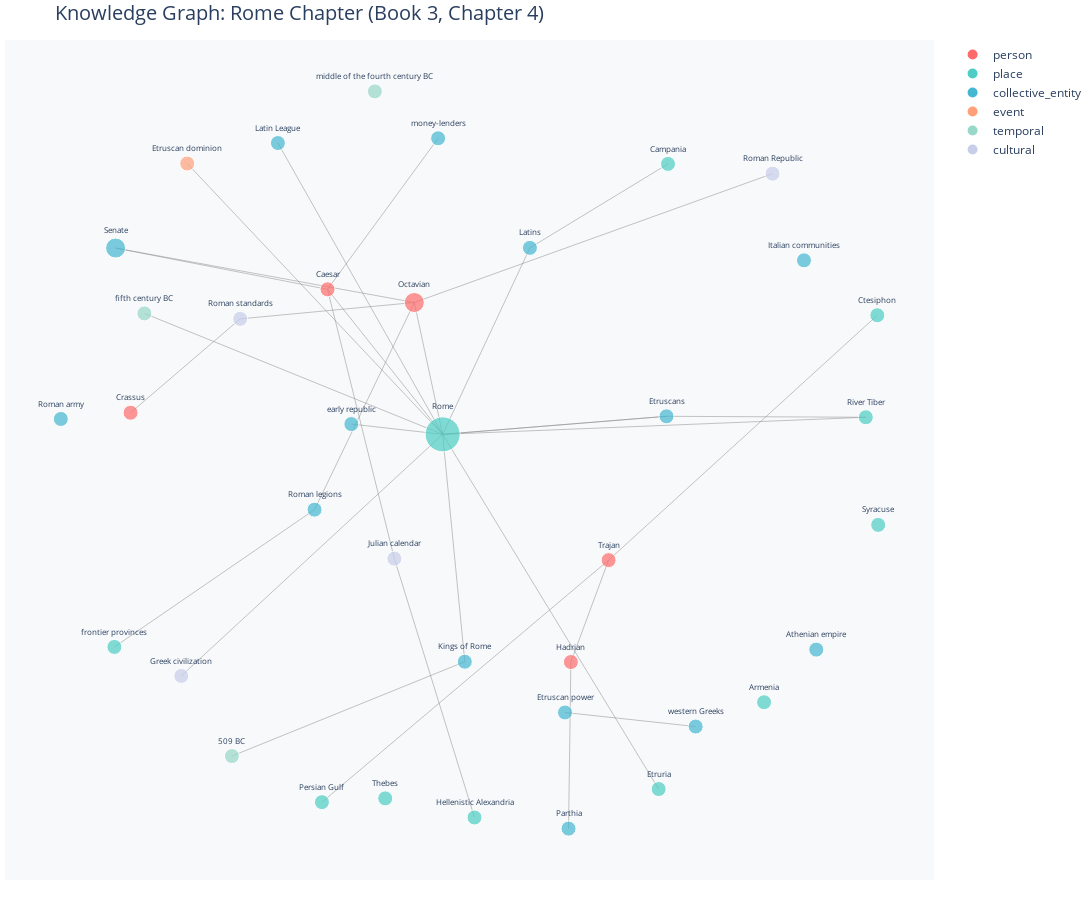

Write notebook code for a chart like this one.
### Markdown cell above
# Graph Construction

Build knowledge graph with NetworkX using normalized entities and relationships

### Code cell
import plotly.graph_objects as go
import numpy as np

def visualize_knowledge_graph(G: nx.DiGraph, width: int = 1200, height: int = 800):
    """
    Create an interactive Plotly visualization of the knowledge graph.
    
    Args:
        G: NetworkX DiGraph
        width: Figure width in pixels
        height: Figure height in pixels
    """
    # Compute layout using spring layout
    pos = nx.spring_layout(G, k=0.5, iterations=50, seed=42)
    
    # Define colors for each entity type
    type_colors = {
        'person': '#FF6B6B',        # Red
        'place': '#4ECDC4',         # Teal
        'collective_entity': '#45B7D1',  # Blue
        'event': '#FFA07A',         # Light orange
        'temporal': '#98D8C8',      # Mint
        'cultural': '#C7CEEA',      # Lavender
    }
    
    # Create edge traces
    edge_traces = []
    for edge in G.edges():
        source_id, target_id = edge
        x0, y0 = pos[source_id]
        x1, y1 = pos[target_id]
        
        # Create edge line
        edge_trace = go.Scatter(
            x=[x0, x1, None],
            y=[y0, y1, None],
            mode='lines',
            line=dict(width=0.5, color='#888'),
            hoverinfo='none',
            showlegend=False
        )
        edge_traces.append(edge_trace)
    
    # Create node trace
    node_x = []
    node_y = []
    node_text = []
    node_colors = []
    node_sizes = []
    
    for node_id in G.nodes():
        x, y = pos[node_id]
        node_x.append(x)
        node_y.append(y)
        
        # Get node data
        node_data = G.nodes[node_id]
        name = node_data['name']
        entity_type = node_data['type']
        subtype = node_data.get('subtype', '')
        occurrence_count = node_data['occurrence_count']
        
        # Node color by type
        node_colors.append(type_colors.get(entity_type, '#CCCCCC'))
        
        # Node size by occurrence count (scaled)
        node_sizes.append(10 + (occurrence_count * 5))
        
        # Hover text
        hover_text = f"<b>{name}</b><br>"
        hover_text += f"Type: {entity_type}"
        if subtype:
            hover_text += f" ({subtype})"
        hover_text += f"<br>Occurrences: {occurrence_count}"
        hover_text += f"<br>Connections: {G.degree(node_id)}"
        
        if node_data.get('attributes'):
            hover_text += f"<br>Attributes: {node_data['attributes']}"
        
        node_text.append(hover_text)
    
    node_trace = go.Scatter(
        x=node_x,
        y=node_y,
        mode='markers+text',
        text=[G.nodes[node_id]['name'] for node_id in G.nodes()],
        textposition='top center',
        textfont=dict(size=8),
        hovertext=node_text,
        hoverinfo='text',
        marker=dict(
            size=node_sizes,
            color=node_colors,
            line=dict(width=1, color='white')
        ),
        showlegend=False
    )
    
    # Create legend traces (one per entity type)
    legend_traces = []
    for entity_type, color in type_colors.items():
        legend_trace = go.Scatter(
            x=[None],
            y=[None],
            mode='markers',
            marker=dict(size=10, color=color),
            name=entity_type,
            showlegend=True
        )
        legend_traces.append(legend_trace)
    
    # Create figure
    fig = go.Figure(
        data=edge_traces + [node_trace] + legend_traces,
        layout=go.Layout(
            title=dict(
                text="Knowledge Graph: Rome Chapter (Book 3, Chapter 4)",
                font=dict(size=20)
            ),
            showlegend=True,
            hovermode='closest',
            margin=dict(b=20, l=5, r=5, t=40),
            xaxis=dict(showgrid=False, zeroline=False, showticklabels=False),
            yaxis=dict(showgrid=False, zeroline=False, showticklabels=False),
            width=width,
            height=height,
            plot_bgcolor='#F8F9FA'
        )
    )
    
    return fig

# Create and display the visualization
fig = visualize_knowledge_graph(kg, width=1400, height=900)
fig.show()

print("\nVisualization tips:")
print("- Hover over nodes to see entity details")
print("- Node size = occurrence count")
print("- Node color = entity type (see legend)")
print("- Drag to pan, scroll to zoom")
print("- Click legend items to show/hide entity types")

### Figure 1 — Plotly figure (JSON) as saved in the notebook; plotly's stock layout.template omitted (floating-point values rounded to 4 significant figures)
{"data": [{"hoverinfo": "none", "line": {"color": "#888", "width": 0.5}, "mode": "lines", "showlegend": false, "type": "scatter", "x": [0.466, 0.9285, null], "y": [0.1545, 0.152, null]}, {"hoverinfo": "none", "line": {"color": "#888", "width": 0.5}, "mode": "lines", "showlegend": false, "type": "scatter", "x": [0.466, -0.05361, null], "y": [0.1545, 0.1075, null]}, {"hoverinfo": "none", "line": {"color": "#888", "width": 0.5}, "mode": "lines", "showlegend": false, "type": "scatter", "x": [-0.05361, 0.9285, null], "y": [0.1075, 0.152, null]}, {"hoverinfo": "none", "line": {"color": "#888", "width": 0.5}, "mode": "lines", "showlegend": false, "type": "scatter", "x": [-0.05361, 0.1489, null], "y": [0.1075, 0.5928, null]}, {"hoverinfo": "none", "line": {"color": "#888", "width": 0.5}, "mode": "lines", "showlegend": false, "type": "scatter", "x": [-0.05361, -0.00218, null], "y": [0.1075, -0.4841, null]}, {"hoverinfo": "none", "line": {"color": "#888", "width": 0.5}, "mode": "lines", "showlegend": false, "type": "scatter", "x": [-0.05361, -0.6464, null], "y": [0.1075, 0.8123, null]}, {"hoverinfo": "none", "line": {"color": "#888", "width": 0.5}, "mode": "lines", "showlegend": false, "type": "scatter", "x": [-0.05361, 0.466, null], "y": [0.1075, 0.1545, null]}, {"hoverinfo": "none", "line": {"color": "#888", "width": 0.5}, "mode": "lines", "showlegend": false, "type": "scatter", "x": [-0.05361, 0.4477, null], "y": [0.1075, -0.8154, null]}, {"hoverinfo": "none", "line": {"color": "#888", "width": 0.5}, "mode": "lines", "showlegend": false, "type": "scatter", "x": [-0.05361, -0.6601, null], "y": [0.1075, -0.521, null]}, {"hoverinfo": "none", "line": {"color": "#888", "width": 0.5}, "mode": "lines", "showlegend": false, "type": "scatter", "x": [-0.05361, -0.7458, null], "y": [0.1075, 0.4222, null]}, {"hoverinfo": "none", "line": {"color": "#888", "width": 0.5}, "mode": "lines", "showlegend": false, "type": "scatter", "x": [-0.05361, -0.4359, null], "y": [0.1075, 0.8656, null]}, {"hoverinfo": "none", "line": {"color": "#888", "width": 0.5}, "mode": "lines", "showlegend": false, "type": "scatter", "x": [0.1489, 0.4694, null], "y": [0.5928, 0.8113, null]}, {"hoverinfo": "none", "line": {"color": "#888", "width": 0.5}, "mode": "lines", "showlegend": false, "type": "scatter", "x": [-0.00218, -0.5428, null], "y": [-0.4841, -0.7297, null]}, {"hoverinfo": "none", "line": {"color": "#888", "width": 0.5}, "mode": "lines", "showlegend": false, "type": "scatter", "x": [0.2304, 0.5336, null], "y": [-0.6162, -0.6528, null]}, {"hoverinfo": "none", "line": {"color": "#888", "width": 0.5}, "mode": "lines", "showlegend": false, "type": "scatter", "x": [-0.5235, -0.7779, null], "y": [0.4081, 0.1638, null]}, {"hoverinfo": "none", "line": {"color": "#888", "width": 0.5}, "mode": "lines", "showlegend": false, "type": "scatter", "x": [0.3316, 0.9552, null], "y": [-0.2198, 0.4175, null]}, {"hoverinfo": "none", "line": {"color": "#888", "width": 0.5}, "mode": "lines", "showlegend": false, "type": "scatter", "x": [0.3316, -0.3338, null], "y": [-0.2198, -0.8496, null]}, {"hoverinfo": "none", "line": {"color": "#888", "width": 0.5}, "mode": "lines", "showlegend": false, "type": "scatter", "x": [0.244, 0.3316, null], "y": [-0.4849, -0.2198, null]}, {"hoverinfo": "none", "line": {"color": "#888", "width": 0.5}, "mode": "lines", "showlegend": false, "type": "scatter", "x": [0.244, 0.2385, null], "y": [-0.4849, -0.9184, null]}, {"hoverinfo": "none", "line": {"color": "#888", "width": 0.5}, "mode": "lines", "showlegend": false, "type": "scatter", "x": [-0.3208, -0.05361, null], "y": [0.4849, 0.1075, null]}, {"hoverinfo": "none", "line": {"color": "#888", "width": 0.5}, "mode": "lines", "showlegend": false, "type": "scatter", "x": [-0.3208, -0.8127, null], "y": [0.4849, 0.5923, null]}, {"hoverinfo": "none", "line": {"color": "#888", "width": 0.5}, "mode": "lines", "showlegend": false, "type": "scatter", "x": [-0.3208, -0.06411, null], "y": [0.4849, 0.8779, null]}, {"hoverinfo": "none", "line": {"color": "#888", "width": 0.5}, "mode": "lines", "showlegend": false, "type": "scatter", "x": [-0.1656, 0.0203, null], "y": [-0.2159, -0.8895, null]}, {"hoverinfo": "none", "line": {"color": "#888", "width": 0.5}, "mode": "lines", "showlegend": false, "type": "scatter", "x": [-0.1656, -0.3208, null], "y": [-0.2159, 0.4849, null]}, {"hoverinfo": "none", "line": {"color": "#888", "width": 0.5}, "mode": "lines", "showlegend": false, "type": "scatter", "x": [-0.1194, -0.5235, null], "y": [0.4506, 0.4081, null]}, {"hoverinfo": "none", "line": {"color": "#888", "width": 0.5}, "mode": "lines", "showlegend": false, "type": "scatter", "x": [-0.1194, 0.712, null], "y": [0.4506, 0.7859, null]}, {"hoverinfo": "none", "line": {"color": "#888", "width": 0.5}, "mode": "lines", "showlegend": false, "type": "scatter", "x": [-0.1194, -0.8127, null], "y": [0.4506, 0.5923, null]}, {"hoverinfo": "none", "line": {"color": "#888", "width": 0.5}, "mode": "lines", "showlegend": false, "type": "scatter", "x": [-0.1194, -0.3509, null], "y": [0.4506, -0.08842, null]}, {"hoverinfo": "none", "line": {"color": "#888", "width": 0.5}, "mode": "lines", "showlegend": false, "type": "scatter", "x": [-0.1194, -0.05361, null], "y": [0.4506, 0.1075, null]}, {"hoverinfo": "none", "line": {"color": "#888", "width": 0.5}, "mode": "lines", "showlegend": false, "type": "scatter", "x": [-0.3509, -0.8154, null], "y": [-0.08842, -0.4457, null]}, {"hoverinfo": "none", "line": {"color": "#888", "width": 0.5}, "mode": "lines", "showlegend": false, "type": "scatter", "x": [-0.2656, -0.05361, null], "y": [0.1343, 0.1075, null]}, {"hoverinfo": "text", "hovertext": ["<b>Etruscans</b><br>Type: collective_entity (people)<br>Occurrences: 1<br>Connections: 3", "<b>River Tiber</b><br>Type: place (river)<br>Occurrences: 1<br>Connections: 2", "<b>Rome</b><br>Type: place (city)<br>Occurrences: 5<br>Connections: 13<br>Attributes: {'role': 'city'}", "<b>Latins</b><br>Type: collective_entity (people)<br>Occurrences: 1<br>Connections: 2", "<b>Campania</b><br>Type: place (region)<br>Occurrences: 1<br>Connections: 1", "<b>Etruscan dominion</b><br>Type: event<br>Occurrences: 1<br>Connections: 1", "<b>Kings of Rome</b><br>Type: collective_entity (people)<br>Occurrences: 1<br>Connections: 2<br>Attributes: {'role': 'rulers'}", "<b>509 BC</b><br>Type: temporal (year)<br>Occurrences: 1<br>Connections: 1", "<b>Etruscan power</b><br>Type: collective_entity (state)<br>Occurrences: 1<br>Connections: 1", "<b>western Greeks</b><br>Type: collective_entity (people)<br>Occurrences: 1<br>Connections: 1", "<b>Etruria</b><br>Type: place (region)<br>Occurrences: 1<br>Connections: 1", "<b>Greek civilization</b><br>Type: cultural<br>Occurrences: 1<br>Connections: 1", "<b>Roman standards</b><br>Type: cultural<br>Occurrences: 1<br>Connections: 2", "<b>Crassus</b><br>Type: person<br>Occurrences: 1<br>Connections: 1", "<b>Parthia</b><br>Type: collective_entity (state)<br>Occurrences: 1<br>Connections: 1", "<b>Armenia</b><br>Type: place (region)<br>Occurrences: 1<br>Connections: 0", "<b>Trajan</b><br>Type: person<br>Occurrences: 1<br>Connections: 3<br>Attributes: {'title': 'emperor'}", "<b>Ctesiphon</b><br>Type: place (city)<br>Occurrences: 1<br>Connections: 1", "<b>Persian Gulf</b><br>Type: place (sea)<br>Occurrences: 1<br>Connections: 1", "<b>Hadrian</b><br>Type: person<br>Occurrences: 1<br>Connections: 2<br>Attributes: {'title': 'emperor'}", "<b>Caesar</b><br>Type: person<br>Occurrences: 1<br>Connections: 4<br>Attributes: {'title': 'dictator for life'}", "<b>Senate</b><br>Type: collective_entity (organization)<br>Occurrences: 2<br>Connections: 2", "<b>money-lenders</b><br>Type: collective_entity (people)<br>Occurrences: 1<br>Connections: 1", "<b>Julian calendar</b><br>Type: cultural<br>Occurrences: 1<br>Connections: 2", "<b>Hellenistic Alexandria</b><br>Type: place (city)<br>Occurrences: 1<br>Connections: 1", "<b>Octavian</b><br>Type: person<br>Occurrences: 2<br>Connections: 5<br>Attributes: {'titles_roles': 'consul, imperator, princeps', 'title': 'emperor'}", "<b>Roman Republic</b><br>Type: cultural (civilization)<br>Occurrences: 1<br>Connections: 1", "<b>Roman legions</b><br>Type: collective_entity (organization)<br>Occurrences: 1<br>Connections: 2<br>Attributes: {'location': 'frontier provinces'}", "<b>frontier provinces</b><br>Type: place (region)<br>Occurrences: 1<br>Connections: 1", "<b>early republic</b><br>Type: collective_entity (state)<br>Occurrences: 1<br>Connections: 1", "<b>Thebes</b><br>Type: place (city)<br>Occurrences: 1<br>Connections: 0", "<b>Syracuse</b><br>Type: place (city)<br>Occurrences: 1<br>Connections: 0", "<b>fifth century BC</b><br>Type: temporal (century)<br>Occurrences: 1<br>Connections: 1", "<b>Latin League</b><br>Type: collective_entity (league)<br>Occurrences: 1<br>Connections: 1", "<b>middle of the fourth century BC</b><br>Type: temporal (range)<br>Occurrences: 1<br>Connections: 0", "<b>Athenian empire</b><br>Type: collective_entity (state)<br>Occurrences: 1<br>Connections: 0", "<b>Roman army</b><br>Type: collective_entity (organization)<br>Occurrences: 1<br>Connections: 0", "<b>Italian communities</b><br>Type: collective_entity (people)<br>Occurrences: 1<br>Connections: 0"], "marker": {"color": ["#45B7D1", "#4ECDC4", "#4ECDC4", "#45B7D1", "#4ECDC4", "#FFA07A", "#45B7D1", "#98D8C8", "#45B7D1", "#45B7D1", "#4ECDC4", "#C7CEEA", "#C7CEEA", "#FF6B6B", "#45B7D1", "#4ECDC4", "#FF6B6B", "#4ECDC4", "#4ECDC4", "#FF6B6B", "#FF6B6B", "#45B7D1", "#45B7D1", "#C7CEEA", "#4ECDC4", "#FF6B6B", "#C7CEEA", "#45B7D1", "#4ECDC4", "#45B7D1", "#4ECDC4", "#4ECDC4", "#98D8C8", "#45B7D1", "#98D8C8", "#45B7D1", "#45B7D1", "#45B7D1"], "line": {"color": "white", "width": 1}, "size": [15, 15, 35, 15, 15, 15, 15, 15, 15, 15, 15, 15, 15, 15, 15, 15, 15, 15, 15, 15, 15, 20, 15, 15, 15, 20, 15, 15, 15, 15, 15, 15, 15, 15, 15, 15, 15, 15]}, "mode": "markers+text", "showlegend": false, "text": ["Etruscans", "River Tiber", "Rome", "Latins", "Campania", "Etruscan dominion", "Kings of Rome", "509 BC", "Etruscan power", "western Greeks", "Etruria", "Greek civilization", "Roman standards", "Crassus", "Parthia", "Armenia", "Trajan", "Ctesiphon", "Persian Gulf", "Hadrian", "Caesar", "Senate", "money-lenders", "Julian calendar", "Hellenistic Alexandria", "Octavian", "Roman Republic", "Roman legions", "frontier provinces", "early republic", "Thebes", "Syracuse", "fifth century BC", "Latin League", "middle of the fourth century BC", "Athenian empire", "Roman army", "Italian communities"], "textfont": {"size": 8}, "textposition": "top center", "type": "scatter", "x": [0.466, 0.9285, -0.05361, 0.1489, 0.4694, -0.6464, -0.00218, -0.5428, 0.2304, 0.5336, 0.4477, -0.6601, -0.5235, -0.7779, 0.2385, 0.6924, 0.3316, 0.9552, -0.3338, 0.244, -0.3208, -0.8127, -0.06411, -0.1656, 0.0203, -0.1194, 0.712, -0.3509, -0.8154, -0.2656, -0.1869, 0.9572, -0.7458, -0.4359, -0.2109, 0.8135, -0.9398, 0.785], "y": [0.1545, 0.152, 0.1075, 0.5928, 0.8113, 0.8123, -0.4841, -0.7297, -0.6162, -0.6528, -0.8154, -0.521, 0.4081, 0.1638, -0.9184, -0.5895, -0.2198, 0.4175, -0.8496, -0.4849, 0.4849, 0.5923, 0.8779, -0.2159, -0.8895, 0.4506, 0.7859, -0.08842, -0.4457, 0.1343, -0.8397, -0.128, 0.4222, 0.8656, 1, -0.4526, 0.1476, 0.5603]}, {"marker": {"color": "#FF6B6B", "size": 10}, "mode": "markers", "name": "person", "showlegend": true, "type": "scatter", "x": [null], "y": [null]}, {"marker": {"color": "#4ECDC4", "size": 10}, "mode": "markers", "name": "place", "showlegend": true, "type": "scatter", "x": [null], "y": [null]}, {"marker": {"color": "#45B7D1", "size": 10}, "mode": "markers", "name": "collective_entity", "showlegend": true, "type": "scatter", "x": [null], "y": [null]}, {"marker": {"color": "#FFA07A", "size": 10}, "mode": "markers", "name": "event", "showlegend": true, "type": "scatter", "x": [null], "y": [null]}, {"marker": {"color": "#98D8C8", "size": 10}, "mode": "markers", "name": "temporal", "showlegend": true, "type": "scatter", "x": [null], "y": [null]}, {"marker": {"color": "#C7CEEA", "size": 10}, "mode": "markers", "name": "cultural", "showlegend": true, "type": "scatter", "x": [null], "y": [null]}], "layout": {"height": 900, "hovermode": "closest", "margin": {"b": 20, "l": 5, "r": 5, "t": 40}, "plot_bgcolor": "#F8F9FA", "showlegend": true, "title": {"font": {"size": 20}, "text": "Knowledge Graph: Rome Chapter (Book 3, Chapter 4)"}, "width": 1400, "xaxis": {"showgrid": false, "showticklabels": false, "zeroline": false}, "yaxis": {"showgrid": false, "showticklabels": false, "zeroline": false}}}
